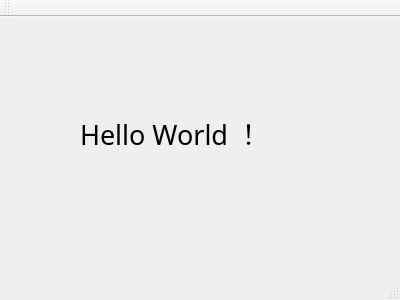
<?xml version="1.0" encoding="UTF-8"?>
<ui version="4.0">
 <class>MainWindow</class>
 <widget class="QMainWindow" name="MainWindow">
  <property name="geometry">
   <rect>
    <x>0</x>
    <y>0</y>
    <width>400</width>
    <height>300</height>
   </rect>
  </property>
  <property name="windowTitle">
   <string>MainWindow</string>
  </property>
  <widget class="QWidget" name="centralWidget">
   <widget class="QLabel" name="label">
    <property name="geometry">
     <rect>
      <x>80</x>
      <y>70</y>
      <width>251</width>
      <height>91</height>
     </rect>
    </property>
    <property name="font">
     <font>
      <family>Algerian</family>
      <pointsize>20</pointsize>
     </font>
    </property>
    <property name="text">
     <string>Hello World ！</string>
    </property>
   </widget>
  </widget>
  <widget class="QMenuBar" name="menuBar">
   <property name="geometry">
    <rect>
     <x>0</x>
     <y>0</y>
     <width>400</width>
     <height>26</height>
    </rect>
   </property>
  </widget>
  <widget class="QToolBar" name="mainToolBar">
   <attribute name="toolBarArea">
    <enum>TopToolBarArea</enum>
   </attribute>
   <attribute name="toolBarBreak">
    <bool>false</bool>
   </attribute>
  </widget>
  <widget class="QStatusBar" name="statusBar"/>
 </widget>
 <layoutdefault spacing="6" margin="11"/>
 <resources/>
 <connections/>
</ui>
